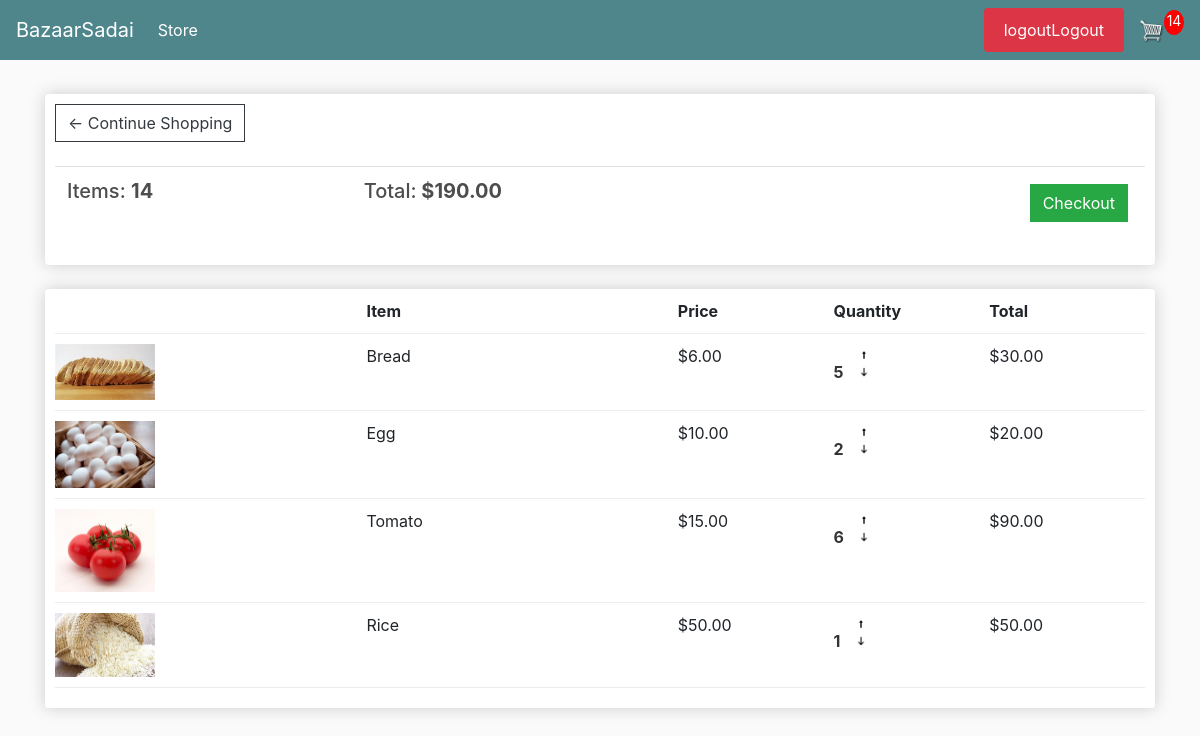
The app's page /cart/ (signed in) with its own data.
### store/models.py (models this page shows, shortened)
class Order(models.Model):
    customer = models.ForeignKey(Customer, on_delete=models.SET_NULL, blank=True, null=True)
    date_order = models.DateTimeField(auto_now_add=True)
    complete = models.BooleanField(default=False, null=True, blank=False)
    transaction_id = models.CharField(max_length=200, null=True)
    @property
    def get_cart_total(self):
        orderitems = self.orderitem_set.all()
        total = sum([item.get_total() for item in orderitems])  # Added parentheses here
        return total
    @property
    def get_cart_items(self):
        orderitems = self.orderitem_set.all()
        total = sum([item.quantity for item in orderitems])  # Counting the quantity of each item
        return total

class OrderItem(models.Model):
    product = models.ForeignKey(Product, on_delete=models.SET_NULL, null=True)
    order = models.ForeignKey(Order, on_delete=models.SET_NULL, null=True)
    quantity = models.IntegerField(default=0, null=True, blank=True)
    date_added = models.DateTimeField(auto_now_add=True)
    def get_total(self):
        total = self.product.price * self.quantity
        return total

class Product(models.Model):
    name = models.CharField(max_length=100, null=True)
    price = models.DecimalField(max_digits=10, decimal_places=2)
    digital = models.BooleanField(default=False, null=True, blank=False) #
    image = models.ImageField(upload_to='static/images/',null=True, blank=True)
    @property
    def imageURL(self):
        try:
            url = self.image.url
        except:
            url = ''
        return url

### store/views.py (the view)
# urls.py: path('cart/', views.cart, name="cart"),
def cart(request):
    if request.user.is_authenticated:
        customer = request.user.customer
        order, created = Order.objects.get_or_create(customer=customer, complete=False)
        items = order.orderitem_set.all()
        cartItems = order.get_cart_items
    else:
        items = []
        order = {'get_cart_total': 0, 'get_cart_items': 0, 'shipping': False}
        cartItems = order['get_cart_items']
    context = {'items': items, 'order': order,'cartItems': cartItems}
    return render(request, 'store/cart.html', context)

### store/templates/store/cart.html (shortened to what this page needs)
<!DOCTYPE html>
<html lang="en">
<head>
</head>
<body>
{% extends 'store/main.html' %}
{% load static %}
{% block content %}
    <div class="row">
        <div class="col-lg-12">
            <div class="box-element">
                <a  class="btn btn-outline-dark" href="{% url 'store' %}">&#x2190; Continue Shopping</a>
                <br>
                <br>
                <table class="table">
                    <tr>
                        <th><h5>Items: <strong>{{order.get_cart_items}}</strong></h5></th>
                        <th><h5>Total:<strong> ${{order.get_cart_total|floatformat:2}}</strong></h5></th>
                        <th>
                            <a  style="float:right; margin:5px;" class="btn btn-success" href="{% url 'checkout' %}">Checkout</a>
                        </th>
                    </tr>
                </table>
            </div>
            <br>
            <div class="box-element">
                <div class="cart-row">
                    <div style="flex:2"></div>
                    <div style="flex:2"><strong>Item</strong></div>
                    <div style="flex:1"><strong>Price</strong></div>
                    <div style="flex:1"><strong>Quantity</strong></div>
                    <div style="flex:1"><strong>Total</strong></div>
                </div>
                {% for item in items %}
                <div class="cart-row">
                    <div style="flex:2"><img class="row-image" src="{{item.product.imageURL}}"></div>
                    <div style="flex:2"><p>{{item.product.name}} </p></div>
                    <div style="flex:1"><p>${{item.product.price|floatformat:2}}</p></div>
                    <div style="flex:1">
                        <p class="quantity" style="font-size: 16px; color: #333;">{{item.quantity}}</p>
                        <div class="quantity">
                            <img data-product="{{product.id}}" data-action="add" class="chg-quantity update-cart" src="{% static  'images/Vector-Arrow-Up-Transparent-PNG.png' %}">
                            <img data-product="{{product.id}}" data-action="remove" class="chg-quantity update-cart" src="{% static  'images/513b07e42724956e6410c48bb05d4b0f.png' %}">
                        </div>
                    </div>
                    <div style="flex:1"><p>${{item.get_total}}</p></div>
                </div>
                {% endfor %}
            </div>
        </div>
    </div>
{% endblock content %}

### static/css/main.css (style rules this page uses)
body { background-color: hsl(0, 0%, 98%); }
h1,h2,h3,h4,h5,h6 { color:hsl(0, 0%, 30%); }
.box-element { box-shadow:hsl(0, 0%, 80%) 0 0 16px; background-color: #fff; border-radius: 4px; padding: 10px; }
.col-lg-4, .col-lg-6, .col-lg-8, .col-lg-12 { margin-top: 10px; }
.btn { border-radius: 0; }
.row-image { width: 100px; }
.cart-row { display: flex; align-items: flex-stretch; padding-bottom: 10px; margin-bottom: 10px; border-bottom: 1px solid #ececec; }
.quantity { display: inline-block; font-weight: 700; padding-right:10px; }
.chg-quantity { width: 12px; cursor: pointer; display: block; margin-top: 5px; transition:.1s; }

### store/templates/store/cart.html (style rules this page uses)
.quantity { font-size: 16px; color: #333; }

### records on screen
Order: get_cart_items "14", get_cart_total "190.00"
OrderItem: product.imageURL (picture), product.name "Bread", product.price "6.00", quantity "5", get_total "30.00"
OrderItem: product.imageURL (picture), product.name "Egg", product.price "10.00", quantity "2", get_total "20.00"
OrderItem: product.imageURL (picture), product.name "Tomato", product.price "15.00", quantity "6", get_total "90.00"
OrderItem: product.imageURL (picture), product.name "Rice", product.price "50.00", quantity "1", get_total "50.00"

### other values on screen
{{ cartItems }} "14"
